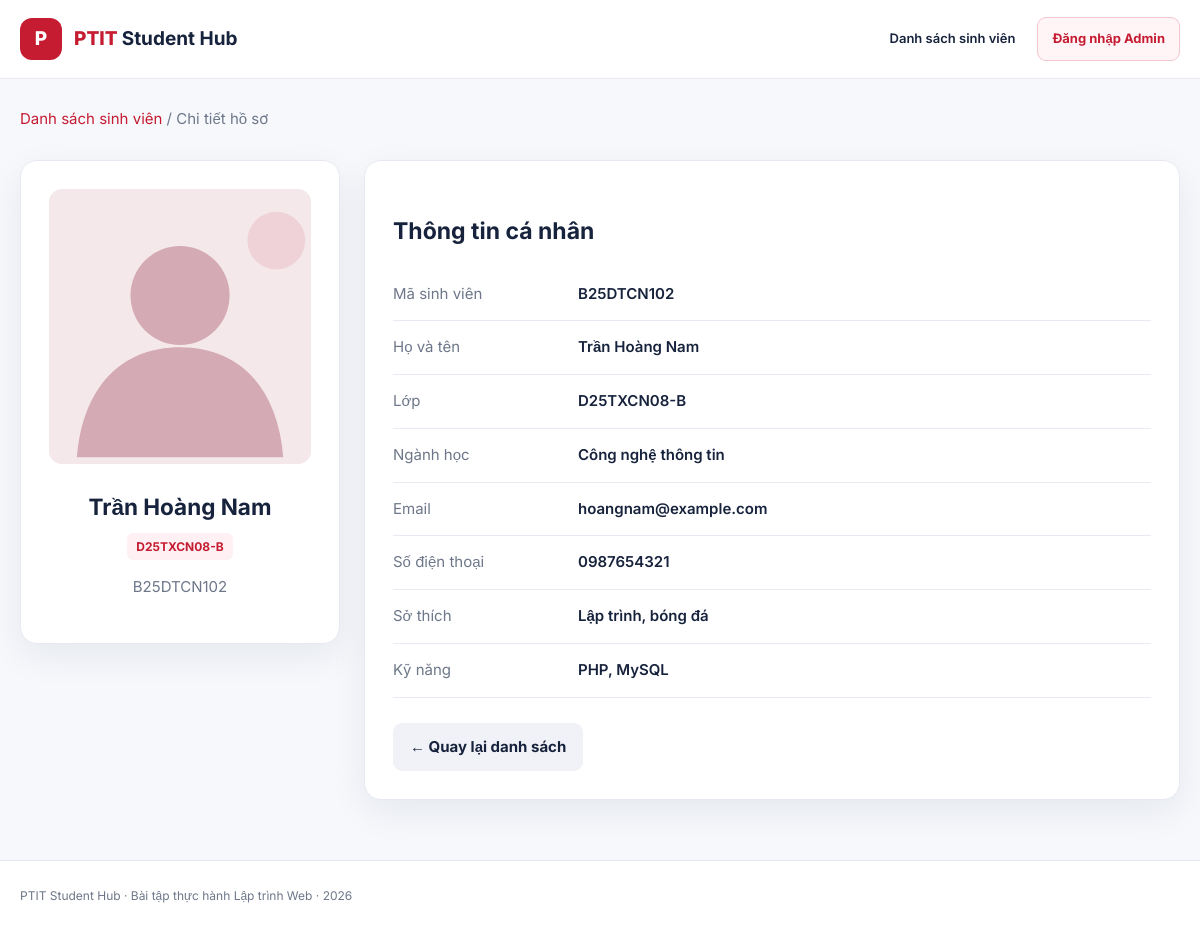
Screenshot of /detail.php?id=2 with the database file from the repository.
### tables this page shows
CREATE TABLE IF NOT EXISTS students (
 id INT UNSIGNED AUTO_INCREMENT PRIMARY KEY,
 student_code VARCHAR(20) NOT NULL UNIQUE,
 fullname VARCHAR(100) NOT NULL,
 class_name VARCHAR(50) NOT NULL,
 email VARCHAR(100) DEFAULT NULL,
 phone VARCHAR(20) DEFAULT NULL,
 avatar VARCHAR(255) DEFAULT NULL,
 hobbies TEXT,
 major VARCHAR(100) DEFAULT NULL,
 skills TEXT,
 created_at DATETIME NOT NULL DEFAULT CURRENT_TIMESTAMP,
 created_by INT UNSIGNED DEFAULT NULL,
 CONSTRAINT fk_student_admin FOREIGN KEY (created_by) REFERENCES users(id) ON DELETE SET NULL,
 INDEX idx_students_fullname (fullname),
 INDEX idx_students_class (class_name)
);

### includes/functions.php (called while the page is built, shortened)
<?php
function e(?string $value): string { return htmlspecialchars($value ?? '', ENT_QUOTES | ENT_SUBSTITUTE, 'UTF-8'); }
function avatar_url(?string $avatar, bool $admin = false): string {
    $base = $admin ? '../' : '';
    return $base.'uploads/'.rawurlencode($avatar ?: 'default-avatar.svg');
}

### detail.php (the view, shortened to what this page needs)
<?php
require __DIR__.'/includes/functions.php';
require __DIR__.'/config/db.php';
$id = filter_input(INPUT_GET, 'id', FILTER_VALIDATE_INT);
$stmt = $pdo->prepare('SELECT * FROM students WHERE id = ?');
$stmt->execute([$id ?: 0]);
$student = $stmt->fetch();
require __DIR__.'/includes/header.php';
?>
<div class="breadcrumb"><a href="index.php">Danh sách sinh viên</a> / Chi tiết hồ sơ</div>
<div class="profile"><aside class="profile-aside"><img src="<?= e(avatar_url($student['avatar'])) ?>" alt="Ảnh đại diện <?= e($student['fullname']) ?>"><h2><?= e($student['fullname']) ?></h2><div class="tag"><?= e($student['class_name']) ?></div><p><?= e($student['student_code']) ?></p></aside><section class="profile-info"><div class="section-head"><h2>Thông tin cá nhân</h2></div><dl><div><dt>Mã sinh viên</dt><dd><?= e($student['student_code']) ?></dd></div><div><dt>Họ và tên</dt><dd><?= e($student['fullname']) ?></dd></div><div><dt>Lớp</dt><dd><?= e($student['class_name']) ?></dd></div><div><dt>Ngành học</dt><dd><?= e($student['major'] ?: 'Chưa cập nhật') ?></dd></div><div><dt>Email</dt><dd><?= e($student['email'] ?: 'Chưa cập nhật') ?></dd></div><div><dt>Số điện thoại</dt><dd><?= e($student['phone'] ?: 'Chưa cập nhật') ?></dd></div><div><dt>Sở thích</dt><dd><?= nl2br(e($student['hobbies'] ?: 'Chưa cập nhật')) ?></dd></div><div><dt>Kỹ năng</dt><dd><?= nl2br(e($student['skills'] ?: 'Chưa cập nhật')) ?></dd></div></dl><a class="btn secondary" href="index.php">← Quay lại danh sách</a></section></div>
<?php require __DIR__.'/includes/footer.php'; ?>

### assets/css/style.css (style rules this page uses)
:root { --red:#c51c32;--red-dark:#a20f25;--ink:#17233c;--muted:#6d7789;--line:#e7eaf0;--bg:#f6f8fc;--white:#fff;--shadow:0 12px 36px rgba(20,32,62,.07) }
* { box-sizing:border-box }
body { margin:0;background:var(--bg);font:15px/1.65 Inter,Arial,sans-serif;color:var(--ink) }
a { text-decoration:none;color:inherit }
.btn { border:0;display:inline-flex;align-items:center;justify-content:center;gap:8px;border-radius:9px;padding:12px 17px;font-weight:700;white-space:nowrap }
.secondary { background:#f0f2f7;color:var(--ink) }
.section-head { display:flex;justify-content:space-between;align-items:center;margin:24px 0 17px }
.section-head h2 { margin:0;font-size:23px }
.tag { display:inline-block;border-radius:6px;padding:4px 9px;background:#fff0f3;color:var(--red);font-size:12px;font-weight:700 }
.breadcrumb { color:var(--muted);margin:28px 0 }
.breadcrumb a { color:var(--red) }
.profile { display:grid;grid-template-columns:320px 1fr;gap:24px }
.profile-aside,.profile-info,.panel,.form-panel,.auth-box { background:white;border:1px solid var(--line);border-radius:17px;box-shadow:var(--shadow);padding:28px }
.profile-aside { text-align:center;align-self:start }
.profile-aside img { width:100%;height:275px;object-fit:cover;border-radius:13px }
.profile-aside h2 { margin:16px 0 8px }
.profile-aside p { color:var(--muted) }
.profile-info dl { margin:0 0 25px }
.profile-info dl div { display:grid;grid-template-columns:165px 1fr;border-bottom:1px solid var(--line);padding:14px 0;gap:20px }
.profile-info dt { color:var(--muted) }
.profile-info dd { margin:0;font-weight:600;overflow-wrap:anywhere }

### rows the page displays
students: fullname "Trần Hoàng Nam", class_name "D25TXCN08-B", student_code "B25DTCN102", major "Công nghệ thông tin", email "hoangnam@example.com", phone "0987654321", hobbies "Lập trình, bóng đá", skills "PHP, MySQL"
